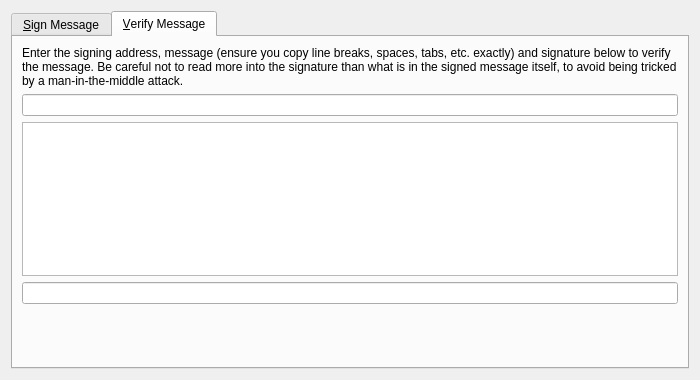
<?xml version="1.0" encoding="UTF-8"?>
<ui version="4.0">
 <class>SignVerifyMessageDialog</class>
 <widget class="QDialog" name="SignVerifyMessageDialog">
  <property name="geometry">
   <rect>
    <x>0</x>
    <y>0</y>
    <width>700</width>
    <height>380</height>
   </rect>
  </property>
  <property name="windowTitle">
   <string>Signatures - Sign / Verify a Message</string>
  </property>
  <property name="modal">
   <bool>true</bool>
  </property>
  <layout class="QVBoxLayout" name="verticalLayout">
   <item>
    <widget class="QTabWidget" name="tabWidget">
     <property name="currentIndex">
      <number>1</number>
     </property>
     <widget class="QWidget" name="tabSignMessage">
      <attribute name="title">
       <string>&amp;Sign Message</string>
      </attribute>
      <layout class="QVBoxLayout" name="verticalLayout_SM">
       <item>
        <widget class="QLabel" name="infoLabel_SM">
         <property name="text">
          <string>You can sign messages with your addresses to prove you own them. Be careful not to sign anything vague, as phishing attacks may try to trick you into signing your identity over to them. Only sign fully-detailed statements you agree to.</string>
         </property>
         <property name="textFormat">
          <enum>Qt::PlainText</enum>
         </property>
         <property name="wordWrap">
          <bool>true</bool>
         </property>
        </widget>
       </item>
       <item>
        <layout class="QHBoxLayout" name="horizontalLayout_1_SM">
         <property name="spacing">
          <number>0</number>
         </property>
         <item>
          <widget class="QValidatedLineEdit" name="addressIn_SM">
           <property name="toolTip">
            <string>The barandos address to sign the message with</string>
           </property>
          </widget>
         </item>
         <item>
          <widget class="QtMaterialFlatButton" name="addressBookButton_SM" native="true">
           <property name="toolTip">
            <string>Choose previously used address</string>
           </property>
           <property name="text" stdset="0">
            <string/>
           </property>
           <property name="icon" stdset="0">
            <iconset resource="../barandos.qrc">
             <normaloff>:/icons/address-book</normaloff>:/icons/address-book</iconset>
           </property>
           <property name="shortcut" stdset="0">
            <string>Alt+A</string>
           </property>
           <property name="autoDefault" stdset="0">
            <bool>false</bool>
           </property>
          </widget>
         </item>
         <item>
          <widget class="QtMaterialFlatButton" name="pasteButton_SM" native="true">
           <property name="toolTip">
            <string>Paste address from clipboard</string>
           </property>
           <property name="text" stdset="0">
            <string/>
           </property>
           <property name="icon" stdset="0">
            <iconset resource="../barandos.qrc">
             <normaloff>:/icons/editpaste</normaloff>:/icons/editpaste</iconset>
           </property>
           <property name="shortcut" stdset="0">
            <string>Alt+P</string>
           </property>
           <property name="autoDefault" stdset="0">
            <bool>false</bool>
           </property>
          </widget>
         </item>
        </layout>
       </item>
       <item>
        <widget class="QPlainTextEdit" name="messageIn_SM">
         <property name="toolTip">
          <string>Enter the message you want to sign here</string>
         </property>
        </widget>
       </item>
       <item>
        <widget class="QLabel" name="signatureLabel_SM">
         <property name="text">
          <string>Signature</string>
         </property>
         <property name="textFormat">
          <enum>Qt::PlainText</enum>
         </property>
        </widget>
       </item>
       <item>
        <layout class="QHBoxLayout" name="horizontalLayout_2_SM">
         <property name="spacing">
          <number>0</number>
         </property>
         <item>
          <widget class="QLineEdit" name="signatureOut_SM">
           <property name="font">
            <font>
             <italic>true</italic>
            </font>
           </property>
           <property name="readOnly">
            <bool>true</bool>
           </property>
          </widget>
         </item>
         <item>
          <widget class="QtMaterialFlatButton" name="copySignatureButton_SM" native="true">
           <property name="toolTip">
            <string>Copy the current signature to the system clipboard</string>
           </property>
           <property name="text" stdset="0">
            <string/>
           </property>
           <property name="icon" stdset="0">
            <iconset resource="../barandos.qrc">
             <normaloff>:/icons/editcopy</normaloff>:/icons/editcopy</iconset>
           </property>
           <property name="autoDefault" stdset="0">
            <bool>false</bool>
           </property>
          </widget>
         </item>
        </layout>
       </item>
       <item>
        <layout class="QHBoxLayout" name="horizontalLayout_3_SM">
         <item>
          <widget class="QtMaterialFlatButton" name="signMessageButton_SM" native="true">
           <property name="toolTip">
            <string>Sign the message to prove you own this barandos address</string>
           </property>
           <property name="text" stdset="0">
            <string>Sign Message</string>
           </property>
           <property name="icon" stdset="0">
            <iconset resource="../barandos.qrc">
             <normaloff>:/icons/edit</normaloff>:/icons/edit</iconset>
           </property>
           <property name="autoDefault" stdset="0">
            <bool>false</bool>
           </property>
          </widget>
         </item>
         <item>
          <widget class="QtMaterialFlatButton" name="clearButton_SM" native="true">
           <property name="toolTip">
            <string>Reset all sign message fields</string>
           </property>
           <property name="text" stdset="0">
            <string>Clear All</string>
           </property>
           <property name="icon" stdset="0">
            <iconset resource="../barandos.qrc">
             <normaloff>:/icons/remove</normaloff>:/icons/remove</iconset>
           </property>
           <property name="autoDefault" stdset="0">
            <bool>false</bool>
           </property>
          </widget>
         </item>
         <item>
          <spacer name="horizontalSpacer_1_SM">
           <property name="orientation">
            <enum>Qt::Horizontal</enum>
           </property>
           <property name="sizeHint" stdset="0">
            <size>
             <width>40</width>
             <height>48</height>
            </size>
           </property>
          </spacer>
         </item>
         <item>
          <widget class="QLabel" name="statusLabel_SM">
           <property name="font">
            <font>
             <weight>75</weight>
             <bold>true</bold>
            </font>
           </property>
           <property name="text">
            <string/>
           </property>
           <property name="wordWrap">
            <bool>true</bool>
           </property>
          </widget>
         </item>
         <item>
          <spacer name="horizontalSpacer_2_SM">
           <property name="orientation">
            <enum>Qt::Horizontal</enum>
           </property>
           <property name="sizeHint" stdset="0">
            <size>
             <width>40</width>
             <height>48</height>
            </size>
           </property>
          </spacer>
         </item>
        </layout>
       </item>
      </layout>
     </widget>
     <widget class="QWidget" name="tabVerifyMessage">
      <attribute name="title">
       <string>&amp;Verify Message</string>
      </attribute>
      <layout class="QVBoxLayout" name="verticalLayout_VM">
       <item>
        <widget class="QLabel" name="infoLabel_VM">
         <property name="text">
          <string>Enter the signing address, message (ensure you copy line breaks, spaces, tabs, etc. exactly) and signature below to verify the message. Be careful not to read more into the signature than what is in the signed message itself, to avoid being tricked by a man-in-the-middle attack.</string>
         </property>
         <property name="textFormat">
          <enum>Qt::PlainText</enum>
         </property>
         <property name="alignment">
          <set>Qt::AlignLeading|Qt::AlignLeft|Qt::AlignTop</set>
         </property>
         <property name="wordWrap">
          <bool>true</bool>
         </property>
        </widget>
       </item>
       <item>
        <layout class="QHBoxLayout" name="horizontalLayout_1_VM">
         <property name="spacing">
          <number>0</number>
         </property>
         <item>
          <widget class="QValidatedLineEdit" name="addressIn_VM">
           <property name="toolTip">
            <string>The barandos address the message was signed with</string>
           </property>
          </widget>
         </item>
         <item>
          <widget class="QtMaterialFlatButton" name="addressBookButton_VM" native="true">
           <property name="toolTip">
            <string>Choose previously used address</string>
           </property>
           <property name="text" stdset="0">
            <string/>
           </property>
           <property name="icon" stdset="0">
            <iconset resource="../barandos.qrc">
             <normaloff>:/icons/address-book</normaloff>:/icons/address-book</iconset>
           </property>
           <property name="shortcut" stdset="0">
            <string>Alt+A</string>
           </property>
           <property name="autoDefault" stdset="0">
            <bool>false</bool>
           </property>
          </widget>
         </item>
        </layout>
       </item>
       <item>
        <widget class="QPlainTextEdit" name="messageIn_VM"/>
       </item>
       <item>
        <widget class="QValidatedLineEdit" name="signatureIn_VM"/>
       </item>
       <item>
        <layout class="QHBoxLayout" name="horizontalLayout_2_VM">
         <item>
          <widget class="QtMaterialFlatButton" name="verifyMessageButton_VM" native="true">
           <property name="toolTip">
            <string>Verify the message to ensure it was signed with the specified barandos address</string>
           </property>
           <property name="text" stdset="0">
            <string>Verify Message</string>
           </property>
           <property name="icon" stdset="0">
            <iconset resource="../barandos.qrc">
             <normaloff>:/icons/transaction_0</normaloff>:/icons/transaction_0</iconset>
           </property>
           <property name="autoDefault" stdset="0">
            <bool>false</bool>
           </property>
          </widget>
         </item>
         <item>
          <widget class="QtMaterialFlatButton" name="clearButton_VM" native="true">
           <property name="toolTip">
            <string>Reset all verify message fields</string>
           </property>
           <property name="text" stdset="0">
            <string>Clear All</string>
           </property>
           <property name="icon" stdset="0">
            <iconset resource="../barandos.qrc">
             <normaloff>:/icons/remove</normaloff>:/icons/remove</iconset>
           </property>
           <property name="autoDefault" stdset="0">
            <bool>false</bool>
           </property>
          </widget>
         </item>
         <item>
          <spacer name="horizontalSpacer_1_VM">
           <property name="orientation">
            <enum>Qt::Horizontal</enum>
           </property>
           <property name="sizeHint" stdset="0">
            <size>
             <width>40</width>
             <height>48</height>
            </size>
           </property>
          </spacer>
         </item>
         <item>
          <widget class="QLabel" name="statusLabel_VM">
           <property name="font">
            <font>
             <weight>75</weight>
             <bold>true</bold>
            </font>
           </property>
           <property name="text">
            <string/>
           </property>
           <property name="wordWrap">
            <bool>true</bool>
           </property>
          </widget>
         </item>
         <item>
          <spacer name="horizontalSpacer_2_VM">
           <property name="orientation">
            <enum>Qt::Horizontal</enum>
           </property>
           <property name="sizeHint" stdset="0">
            <size>
             <width>40</width>
             <height>48</height>
            </size>
           </property>
          </spacer>
         </item>
        </layout>
       </item>
      </layout>
     </widget>
    </widget>
   </item>
  </layout>
 </widget>
 <customwidgets>
  <customwidget>
   <class>QtMaterialFlatButton</class>
   <extends>QWidget</extends>
   <header>qtmaterialflatbutton.h</header>
  </customwidget>
  <customwidget>
   <class>QValidatedLineEdit</class>
   <extends>QLineEdit</extends>
   <header>qvalidatedlineedit.h</header>
  </customwidget>
 </customwidgets>
 <resources>
  <include location="../barandos.qrc"/>
 </resources>
 <connections/>
</ui>
